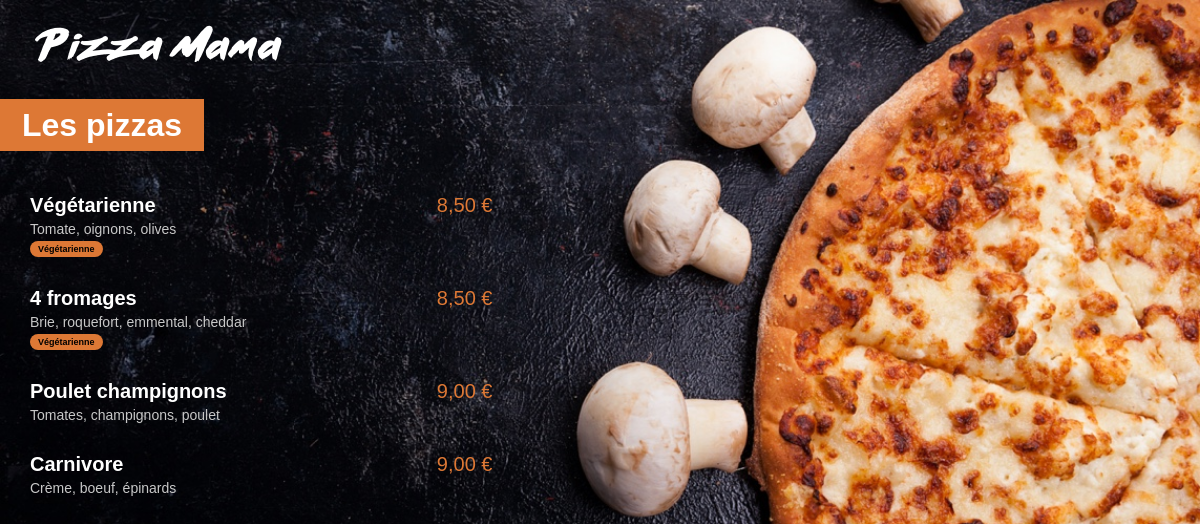
/menu/, run on an earlier commit of the app's database.
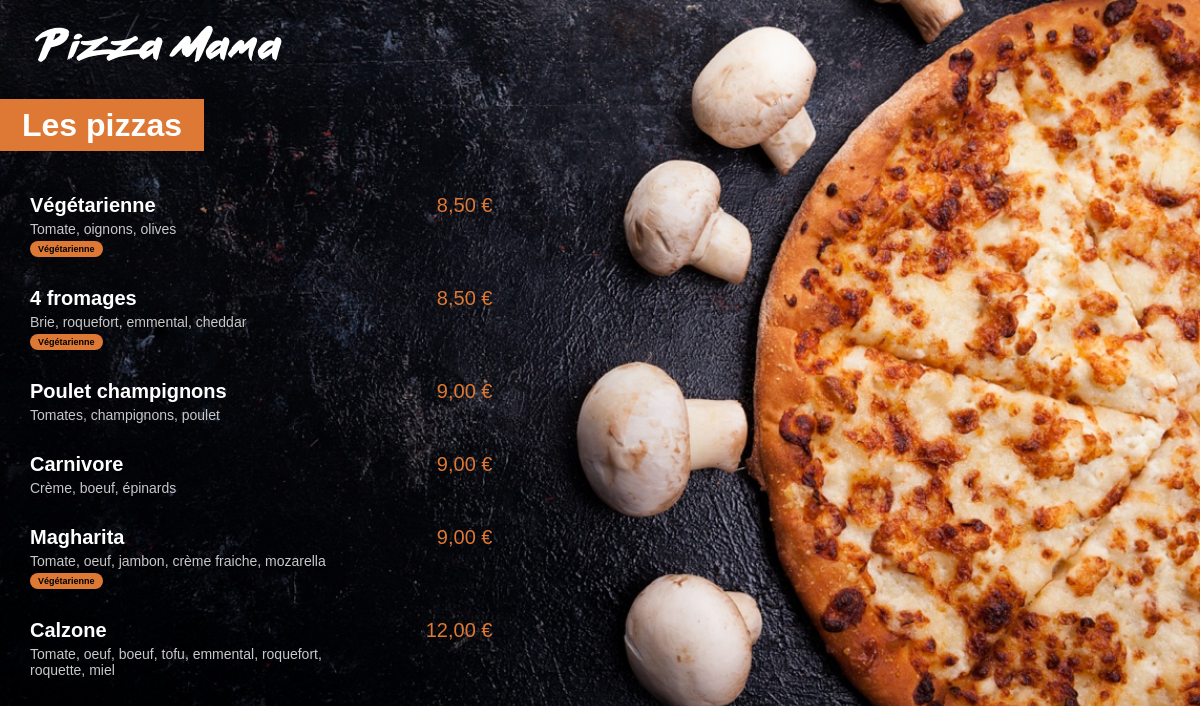
And on a later commit of the database.
### menu/models.py (models this page shows, shortened)
class Pizza(models.Model):
    nom = models.CharField(max_length=200)
    ingredients = models.CharField(max_length=400)
    prix = models.FloatField(default=0)
    vegetarienne = models.BooleanField(default=False)

### menu/views.py (the view)
# urls.py: path('', views.index, name="index"),
def index(request):
    pizzas = Pizza.objects.all().order_by('prix')
    return render(request, 'menu/index.html', {'pizzas': pizzas})

### menu/templates/menu/index.html (shortened to what this page needs)
{% load static %}
<html lang="fr">
<head>
    <link rel="stylesheet" href="{% static 'menu/style.css' %}">
</head>
<body>
    <img id="small_logo" src="{% static 'menu/images/small_logo.png' %}">
    <div class="menu_title">
        <h1>Les pizzas</h1>
    </div>
    <div class="menu_list">
        {% for pizza in pizzas %}
            <div class="menu_list_item">
                <span class="menu_list_title">{{ pizza.nom }}</span>
                <span class="menu_list_price">{{ pizza.prix |  floatformat:2 }} € </span>
                <span class="menu_list_ingredients">{{ pizza.ingredients }}</span>
                {% if pizza.vegetarienne %}
                    <span class="menu_list_badge">Végétarienne</span>
                {% endif %}
            </div>
        {% endfor %}
    </div>
</body>
</html>

### menu/static/menu/style.css (style rules this page uses)
body { background: url("images/menu_background.jpg") no-repeat center center fixed; -webkit-background-size: cover; -moz-background-size: cover; -o-background-size: cover; background-size: cover; margin: 0px; font-family: Arial, Helvetica, sans-serif; color: white }
#small_logo { margin-top: 25px; margin-left: 35px; }
h1 { background-color: #DD7835; display: inline; padding: 8px 22px; }
.menu_title { margin-top: 45px; margin-bottom: 50px; }
.menu_list { margin-left: 30px; }
.menu_list_item { margin: 30px 0px; }
.menu_list_title { font-weight: bold; font-size: 20px; display: inline-block; width: 350px; }
.menu_list_price { font-size: 20px; color: #DD7835; display: inline-block; width: 100px; margin-left: 8px; text-align: right; }
.menu_list_ingredients { font-size: 14px; color: #C8C8C8; margin-top: 4px; display: block; width: 320px; }
.menu_list_badge { background-color: #DD7835; display: inline-block; color: black; font-size: 9px; padding: 3px 8px; margin-top: 4px; border-radius: 8px; font-weight: bold; }

What changed in the data, as far as the page shows it:
added Pizza: nom "Magharita", prix "9,00", ingredients "Tomate, oeuf, jambon, crème fraiche, mozarella", vegetarienne "Végétarienne"
added Pizza: nom "Calzone", prix "12,00", ingredients "Tomate, oeuf, boeuf, tofu, emmental, roquefort, roquette, miel"
